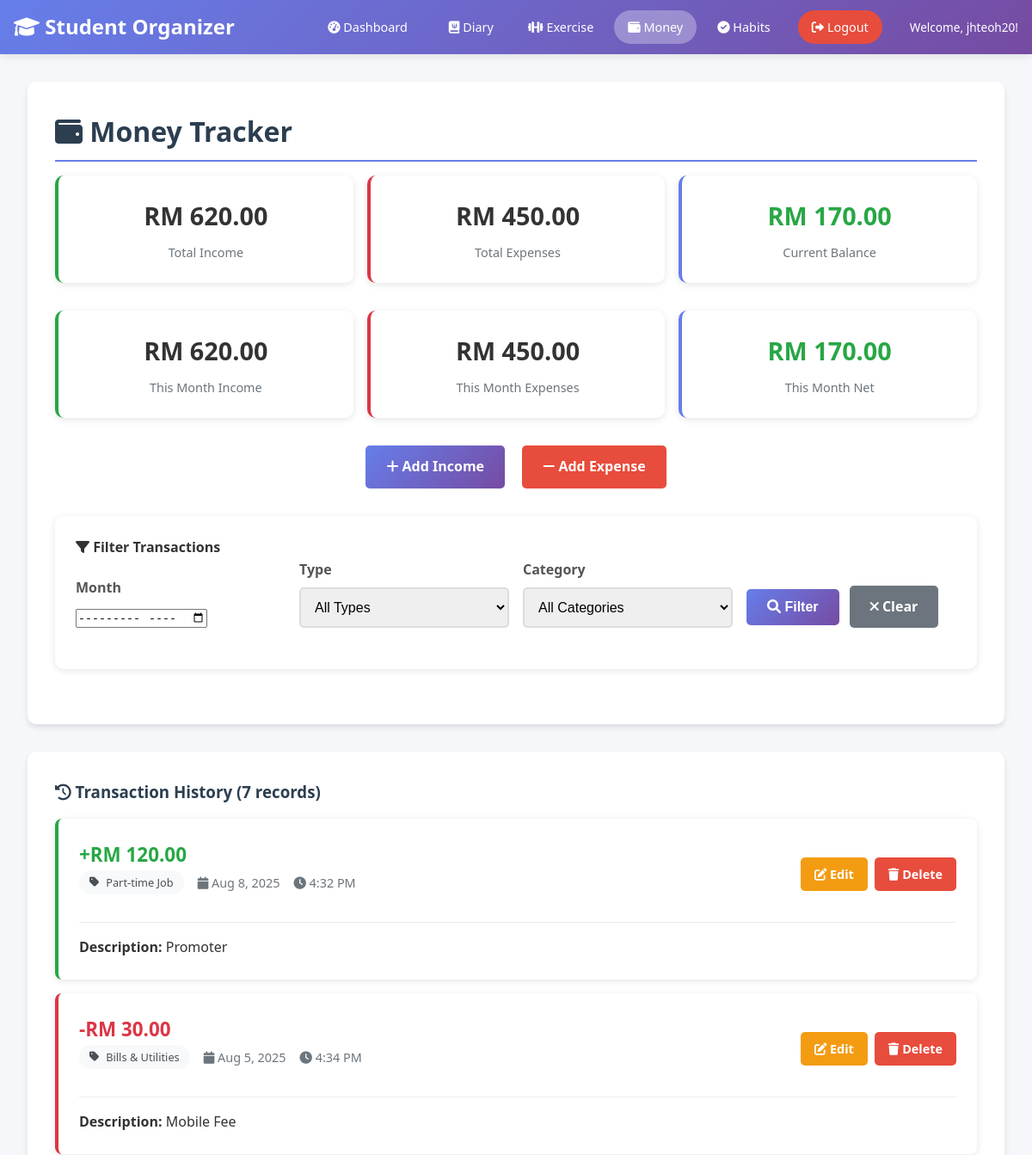
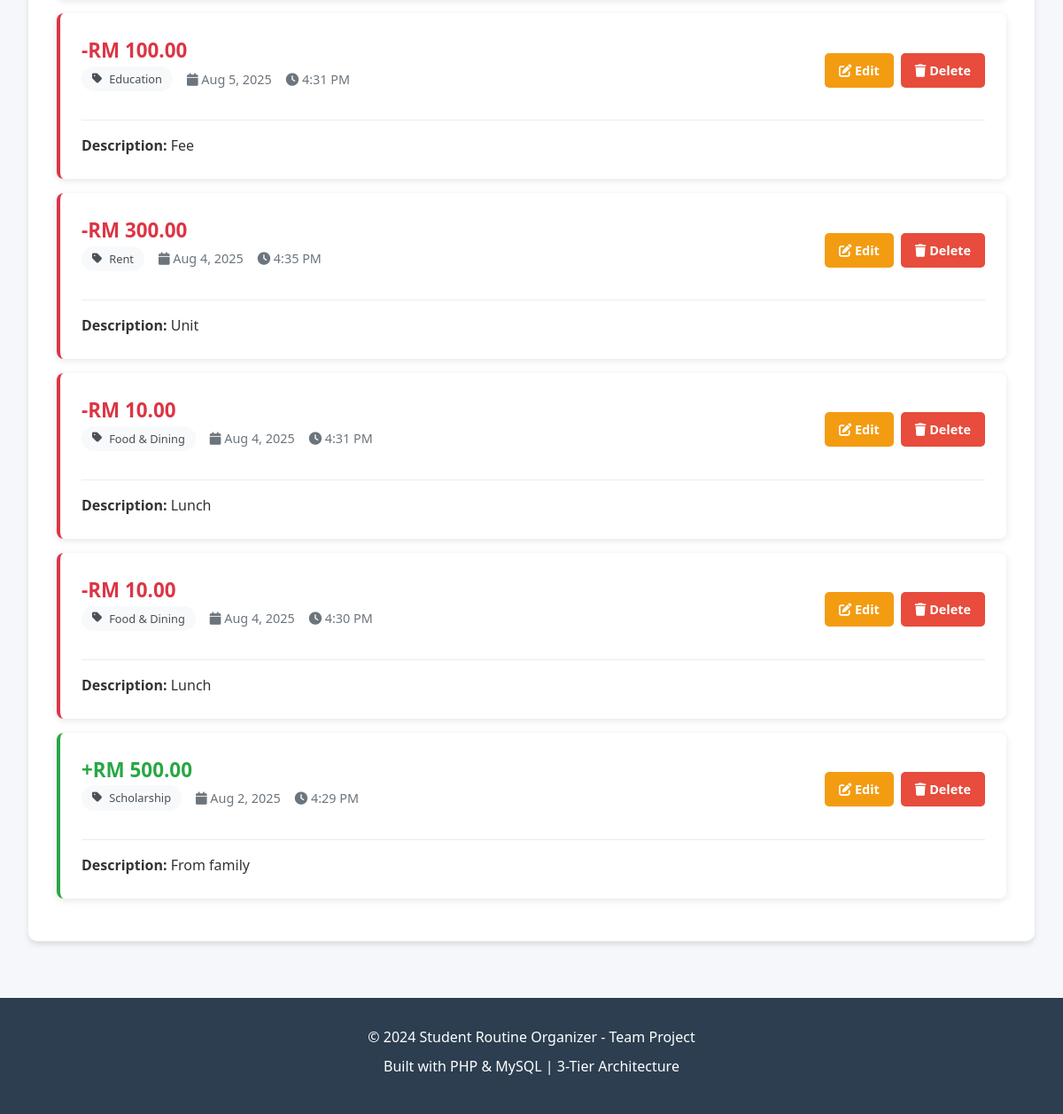
The app's page /money/index.php (signed in) with its own data (2 pictures, top to bottom).
### tables this page shows
CREATE TABLE `money_transactions` (
  `transaction_id` int(11) NOT NULL,
  `user_id` int(11) NOT NULL,
  `type` enum('income','expense') NOT NULL,
  `amount` decimal(10,2) NOT NULL,
  `category` varchar(50) NOT NULL,
  `description` varchar(255) DEFAULT NULL,
  `transaction_date` date NOT NULL,
  `created_at` timestamp NOT NULL DEFAULT current_timestamp(),
  `updated_at` timestamp NOT NULL DEFAULT current_timestamp() ON UPDATE current_timestamp()
);

### money/index.php (the view, shortened to what this page needs)
<?php
require_once '../includes/ErrorHandler.php';
$user_id = SessionManager::getCurrentUserId();
try {
    $db = new Database();
    $conn = $db->getConnection();
} catch (Exception $e) {
    die("Database connection error: " . $e->getMessage());
}
$filterMonth = isset($_GET['month']) && !empty($_GET['month']) ? $_GET['month'] : '';
$filterCategory = isset($_GET['category']) && !empty($_GET['category']) ? $_GET['category'] : '';
$filterType = isset($_GET['type']) && !empty($_GET['type']) ? $_GET['type'] : '';
$balanceStmt = $conn->prepare("
    SELECT
        COALESCE(SUM(CASE WHEN type = 'income' THEN amount ELSE 0 END), 0) as total_income,
        COALESCE(SUM(CASE WHEN type = 'expense' THEN amount ELSE 0 END), 0) as total_expenses,
        COALESCE(SUM(CASE WHEN type = 'income' THEN amount ELSE -amount END), 0) as current_balance
    FROM money_transactions
    WHERE user_id = ?
");
$balanceStmt->execute([$user_id]);
$balance = $balanceStmt->fetch(PDO::FETCH_ASSOC);
$summaryMonth = $filterMonth ?: date('Y-m');
$monthlyStmt = $conn->prepare("
    SELECT
        COALESCE(SUM(CASE WHEN type = 'income' THEN amount ELSE 0 END), 0) as month_income,
        COALESCE(SUM(CASE WHEN type = 'expense' THEN amount ELSE 0 END), 0) as month_expenses
    FROM money_transactions
    WHERE user_id = ? AND DATE_FORMAT(transaction_date, '%Y-%m') = ?
");
$monthlyStmt->execute([$user_id, $summaryMonth]);
$monthly = $monthlyStmt->fetch(PDO::FETCH_ASSOC);
$whereConditions = ["user_id = ?"];
$queryParams = [$user_id];
$whereClause = implode(' AND ', $whereConditions);
$page = isset($_GET['page']) ? (int)$_GET['page'] : 1;
$perPage = 20;
$offset = ($page - 1) * $perPage;
$countQuery = "SELECT COUNT(*) FROM money_transactions WHERE $whereClause";
$countStmt = $conn->prepare($countQuery);
$countStmt->execute($queryParams);
$totalTransactions = $countStmt->fetchColumn();
$transactionQuery = "
    SELECT * FROM money_transactions
    WHERE $whereClause
    ORDER BY transaction_date DESC, created_at DESC
    LIMIT $perPage OFFSET $offset
";
$transactionStmt = $conn->prepare($transactionQuery);
$transactionStmt->execute($queryParams);
$transactions = $transactionStmt->fetchAll(PDO::FETCH_ASSOC);
include '../includes/header.php';
?>
<div class="container">
    <h2><i class="fas fa-wallet"></i> Money Tracker</h2>
    <div class="balance-cards">
        <div class="balance-card income">
            <div class="balance-amount">RM <?php echo number_format($balance['total_income'], 2); ?></div>
            <div class="balance-label">Total Income</div>
        </div>
        <div class="balance-card expense">
            <div class="balance-amount">RM <?php echo number_format($balance['total_expenses'], 2); ?></div>
            <div class="balance-label">Total Expenses</div>
        </div>
        <div class="balance-card balance">
            <div class="balance-amount" style="color: <?php echo $balance['current_balance'] >= 0 ? '#28a745' : '#dc3545'; ?>">
                RM <?php echo number_format($balance['current_balance'], 2); ?>
            </div>
            <div class="balance-label">Current Balance</div>
        </div>
    </div>
    <div class="balance-cards">
        <div class="balance-card income">
            <div class="balance-amount">RM <?php echo number_format($monthly['month_income'], 2); ?></div>
            <div class="balance-label">This Month Income</div>
        </div>
        <div class="balance-card expense">
            <div class="balance-amount">RM <?php echo number_format($monthly['month_expenses'], 2); ?></div>
            <div class="balance-label">This Month Expenses</div>
        </div>
        <div class="balance-card balance">
            <div class="balance-amount" style="color: <?php echo ($monthly['month_income'] - $monthly['month_expenses']) >= 0 ? '#28a745' : '#dc3545'; ?>">
                RM <?php echo number_format($monthly['month_income'] - $monthly['month_expenses'], 2); ?>
            </div>
            <div class="balance-label">This Month Net</div>
        </div>
    </div>
    <div style="text-align: center; margin-bottom: 2rem;">
        <a href="add_transaction.php" class="btn btn-primary" style="margin-right: 1rem;">
            <i class="fas fa-plus"></i> Add Income
        </a>
        <a href="add_transaction.php?type=expense" class="btn btn-danger">
            <i class="fas fa-minus"></i> Add Expense
        </a>
    </div>
    <div class="filters">
        <h4><i class="fas fa-filter"></i> Filter Transactions</h4>
        <form method="GET" action="">
            <div class="filter-row">
                <div class="form-group">
                    <label>Month</label>
                    <input type="month" name="month" value="<?php echo htmlspecialchars($filterMonth); ?>" class="form-control">
                </div>
                <div class="form-group">
                    <label>Type</label>
                    <select name="type" class="form-control">
                        <option value="">All Types</option>
                    </select>
                </div>
                <div class="form-group">
                    <label>Category</label>
                    <select name="category" class="form-control">
                        <option value="">All Categories</option>
                    </select>
                </div>
                <div class="form-group">
                    <button type="submit" class="btn btn-primary">
                        <i class="fas fa-search"></i> Filter
                    </button>
                    <a href="index.php" class="btn" style="background: #6c757d; color: white; margin-left: 0.5rem;">
                        <i class="fas fa-times"></i> Clear
                    </a>
                </div>
            </div>
        </form>
    </div>
</div>
<div class="container">
    <h3><i class="fas fa-history"></i> Transaction History (<?php echo number_format($totalTransactions); ?> records)</h3>
    <?php if (empty($transactions)): ?>
        <div style="text-align: center; padding: 3rem; color: #6c757d;">
            <i class="fas fa-money-bill-wave" style="font-size: 4rem; margin-bottom: 1rem; opacity: 0.3;"></i>
            <h4>No transactions found</h4>
            <?php if ($filterMonth || $filterCategory || $filterType): ?>
                <p>No transactions match your current filters.</p>
                <p><strong>Current filters:</strong>
                    <?php if ($filterMonth): ?>Month: <?php echo date('F Y', strtotime($filterMonth . '-01')); ?> | <?php endif; ?>
                    <?php if ($filterType): ?>Type: <?php echo ucfirst($filterType); ?> | <?php endif; ?>
                    <?php if ($filterCategory): ?>Category: <?php echo $filterCategory; ?><?php endif; ?>
                </p>
                <a href="index.php" class="btn btn-primary">
                    <i class="fas fa-times"></i> Clear All Filters
                </a>
            <?php else: ?>
                <p>Start tracking your finances by adding your first transaction!</p>
                <a href="add_transaction.php" class="btn btn-primary">
                    <i class="fas fa-plus"></i> Add First Transaction
                </a>
            <?php endif; ?>
        </div>
    <?php else: ?>
        <?php foreach ($transactions as $transaction): ?>
            <div class="transaction-card <?php echo $transaction['type']; ?>">
                <div class="transaction-header">
                    <div>
                        <div class="transaction-amount <?php echo $transaction['type']; ?>">
                            <?php echo $transaction['type'] === 'income' ? '+' : '-'; ?>RM <?php echo number_format($transaction['amount'], 2); ?>
                        </div>
                        <div class="transaction-meta">
                            <span class="category-badge">
                                <i class="fas fa-tag"></i>
                                <?php echo htmlspecialchars($transaction['category']); ?>
                            </span>
                            <span><i class="fas fa-calendar"></i> <?php echo date('M j, Y', strtotime($transaction['transaction_date'])); ?></span>
                            <span><i class="fas fa-clock"></i> <?php echo date('g:i A', strtotime($transaction['created_at'])); ?></span>
                        </div>
                    </div>
                    <div class="transaction-actions">
                        <a href="edit_transaction.php?id=<?php echo $transaction['transaction_id']; ?>" class="btn btn-warning btn-small">
                            <i class="fas fa-edit"></i> Edit
                        </a>
                        <a href="?delete=<?php echo $transaction['transaction_id']; ?><?php
                            $filterParams = [];
                            if (!empty($filterParams)) echo '&' . implode('&', $filterParams);
                        ?>"
                           class="btn btn-danger btn-small"
                           onclick="return confirm('Are you sure you want to delete this transaction?')">
                            <i class="fas fa-trash"></i> Delete
                        </a>
                    </div>
                </div>
                <?php if ($transaction['description']): ?>
                    <div style="margin-top: 1rem; padding-top: 1rem; border-top: 1px solid #e9ecef;">
                        <strong>Description:</strong> <?php echo nl2br(htmlspecialchars($transaction['description'])); ?>
                    </div>
                <?php endif; ?>
            </div>
        <?php endforeach; ?>
    <?php endif; ?>
</div>
<?php include '../includes/footer.php'; ?>

### css/style.css (style rules this page uses)
* { margin: 0; padding: 0; box-sizing: border-box; }
body { font-family: 'Segoe UI', Tahoma, Geneva, Verdana, sans-serif; line-height: 1.6; color: #333; background-color: #f5f7fa; min-height: 100vh; display: flex; flex-direction: column; }
.container { background: white; border-radius: 10px; box-shadow: 0 4px 6px rgba(0,0,0,0.1); padding: 2rem; margin-bottom: 2rem; }
h1, h2, h3 { color: #2c3e50; margin-bottom: 1rem; }
h2 { font-size: 2rem; border-bottom: 2px solid #667eea; padding-bottom: 0.5rem; }
.form-group { margin-bottom: 1.5rem; }
label { display: block; margin-bottom: 0.5rem; font-weight: 600; color: #555; }
input[type="text"], input[type="email"], input[type="password"], input[type="date"], select, textarea { width: 100%; padding: 0.75rem; border: 2px solid #ddd; border-radius: 5px; font-size: 1rem; transition: border-color 0.3s; }
.btn { display: inline-block; padding: 0.75rem 1.5rem; border: none; border-radius: 5px; cursor: pointer; text-decoration: none; font-size: 1rem; font-weight: 600; transition: all 0.3s; text-align: center; }
.btn-primary { background: linear-gradient(135deg, #667eea 0%, #764ba2 100%); color: white; }
.btn-warning { background-color: #f39c12; color: white; }
.btn-danger { background-color: #e74c3c; color: white; }
.btn-small { padding: 0.5rem 1rem; font-size: 0.9rem; }

### money/index.php (style rules this page uses)
.balance-cards { display: grid; grid-template-columns: repeat(auto-fit, minmax(200px, 1fr)); gap: 1rem; margin-bottom: 2rem; }
.balance-card { background: white; padding: 1.5rem; border-radius: 10px; box-shadow: 0 2px 8px rgba(0,0,0,0.1); text-align: center; border-left: 4px solid; }
.balance-card.income { border-left-color: #28a745; }
.balance-card.expense { border-left-color: #dc3545; }
.balance-card.balance { border-left-color: #667eea; }
.balance-amount { font-size: 1.8rem; font-weight: bold; margin-bottom: 0.5rem; }
.balance-label { color: #6c757d; font-size: 0.9rem; }
.filters { background: white; padding: 1.5rem; border-radius: 10px; box-shadow: 0 2px 8px rgba(0,0,0,0.1); margin-bottom: 2rem; }
.filter-row { display: grid; grid-template-columns: repeat(auto-fit, minmax(200px, 1fr)); gap: 1rem; align-items: end; }
.transaction-card { background: white; border-radius: 8px; box-shadow: 0 2px 8px rgba(0,0,0,0.1); padding: 1.5rem; margin-bottom: 1rem; border-left: 4px solid; transition: transform 0.2s; }
.transaction-card.income { border-left-color: #28a745; }
.transaction-card.expense { border-left-color: #dc3545; }
.transaction-header { display: flex; justify-content: space-between; align-items: center; margin-bottom: 1rem; }
.transaction-amount { font-size: 1.4rem; font-weight: bold; }
.transaction-amount.income { color: #28a745; }
.transaction-amount.expense { color: #dc3545; }
.transaction-meta { display: flex; gap: 1rem; align-items: center; font-size: 0.9rem; color: #6c757d; margin-bottom: 1rem; }
.category-badge { display: inline-flex; align-items: center; gap: 0.5rem; padding: 0.25rem 0.75rem; border-radius: 20px; font-size: 0.8rem; background: #f8f9fa; color: #495057; font-weight: 500; }
.transaction-actions { display: flex; gap: 0.5rem; }

### records on screen
money_transactions: amount "120.00", category "Part-time Job", transaction_date "Aug 8, 2025", created_at "4:32 PM", description "Promoter"
money_transactions: amount "30.00", category "Bills & Utilities", transaction_date "Aug 5, 2025", created_at "4:34 PM", description "Mobile Fee"
money_transactions: amount "100.00", category "Education", transaction_date "Aug 5, 2025", created_at "4:31 PM", description "Fee"
money_transactions: amount "300.00", category "Rent", transaction_date "Aug 4, 2025", created_at "4:35 PM", description "Unit"
money_transactions: amount "10.00", category "Food & Dining", transaction_date "Aug 4, 2025", created_at "4:31 PM", description "Lunch"
money_transactions: amount "10.00", category "Food & Dining", transaction_date "Aug 4, 2025", created_at "4:30 PM", description "Lunch"
money_transactions: amount "500.00", category "Scholarship", transaction_date "Aug 2, 2025", created_at "4:29 PM", description "From family"

### other values on screen
$_SESSION['username'] "jhteoh20"
$balance['total_income'] "620.00"
$balance['total_expenses'] "450.00"
$balance['current_balance'] "170.00"
$monthly['month_income'] "620.00"
$monthly['month_expenses'] "450.00"
$monthly['month_income'] - $monthly['month_expenses'] "170.00"
$totalTransactions "7"
